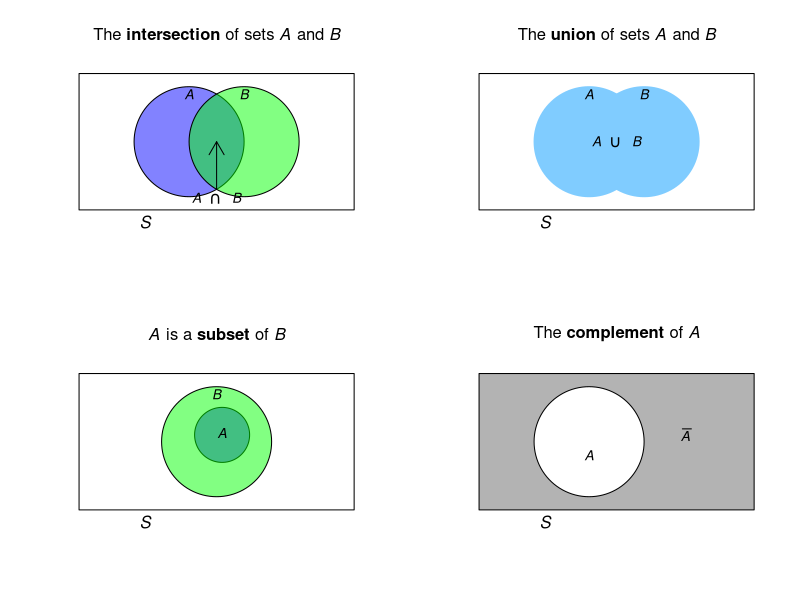
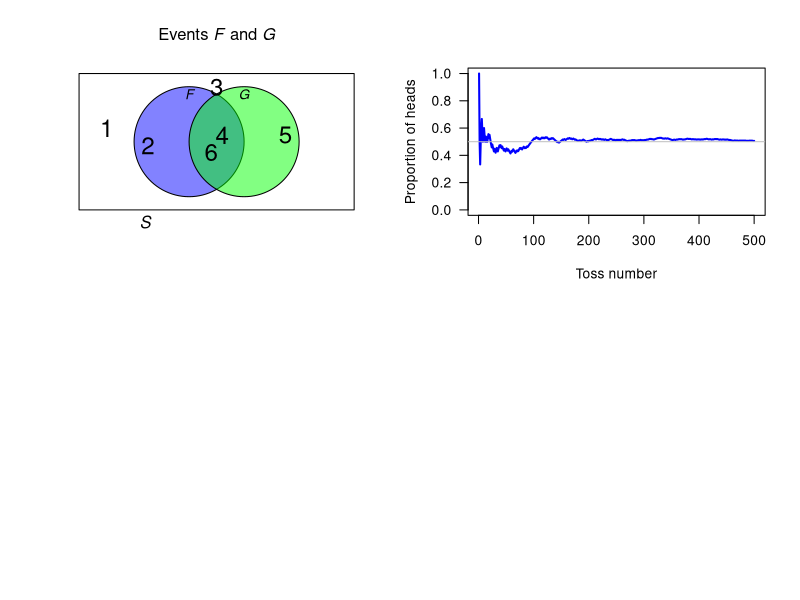

Here is the R script that generated these plots, in order:
## ---- chunk 1
#par( mar = c(0.05, 0.05, 0.05, 0.05))
par(mfrow = c(2, 2) )


colourA <- rgb(0, 0, 255, 
               max = 255, 
               alpha = 125)
colourB <- rgb(0, 255, 0, 
               max = 255, 
               alpha = 125)
colourS <- rgb(100, 100, 100, 
               max = 255, 
               alpha = 125)


### INTERSECTION
plot( x = c(0, 1),
      y = c(0, 1),
      type = "n",
      ylab = "",
      xlab = "",
      main = expression(paste("The ", bold(intersection), " of sets ", italic(A), " and ", italic(B))) ,
      axes = FALSE)


polygon( x = c(0, 0, 1, 1),
         y = c(0, 1, 1, 0))
plotrix::draw.circle(x = 0.4, 
                     y = 0.5,
                     radius = 0.2,
                     col = colourA)
plotrix::draw.circle(x = 0.6,
                     y = 0.5,
                     radius = 0.2,
                     col = colourB)
text(x = 0.4,
     y = 0.75,
     labels = expression(italic(A)), 
     pos = 3)
text(x = 0.6,
     y = 0.75,
     labels = expression(italic(B)), 
     pos = 3)
arrows( x0 = 0.5, 
        y0 = 0.15,
        x1 = 0.5,
        y1 = 0.5,
        length = 0.15,
        lwd = 1)
text(x = 0.5,
     y = 0.18,
     pos = 1,
     labels = expression(italic(A) ~~ intersect() ~~ italic(B)))
mtext(text = expression(italic(S)),
      side = 1,
      adj = 0.25)


### UNION
colour1 <- rgb(128, 204, 255, 
               max = 255) 

plot( x = c(0, 1),
      y = c(0, 1),
      type = "n",
      xlab= "",
      ylab= "",
      main = expression(paste("The ", bold(union), " of sets ", italic(A), " and ", italic(B))) ,
      axes = FALSE)


polygon( x = c(0, 0, 1, 1),
         y = c(0, 1, 1, 0))
plotrix::draw.circle(x = 0.4, 
                     y = 0.5,
                     radius = 0.2,
                     col = colour1,
                     border = colour1)
plotrix::draw.circle(x = 0.6,
                     y = 0.5,
                     radius = 0.2,
                     col = colour1,
                     border = colour1)
text(x = 0.5,
     y = 0.5,
     labels = expression(italic(A) ~~ union() ~~ italic(B)))


text(x = 0.4,
     y = 0.75,
     labels = expression(italic(A)), 
     pos = 3)
text(x = 0.6,
     y = 0.75,
     labels = expression(italic(B)), 
     pos = 3)
mtext(text = expression(italic(S)),
      side = 1,
      adj = 0.25)



### SUBSET
plot( x = c(0, 1),
      y = c(0, 1),
      type = "n",
      xlab= "",
      ylab= "",
      main = expression(paste( italic(A), " is a ", bold(subset), " of ", italic(B))) ,
      axes = FALSE)


polygon( x = c(0, 0, 1, 1),
         y = c(0, 1, 1, 0))
plotrix::draw.circle(x = 0.52, 
                     y = 0.55,
                     radius = 0.1,
                     col = colourA)
plotrix::draw.circle(x = 0.5,
                     y = 0.5,
                     radius = 0.2,
                     col = colourB)
text(x = 0.52,
     y = 0.65,
     labels = expression(italic(A)),
     pos = 1)
text(x = 0.5,
     y = 0.75,
     labels = expression(italic(B)),
     pos = 3)
mtext(text = expression(italic(S)),
      side = 1,
      adj = 0.25)




### COMPLEMENT
plot( x = c(0, 1),
      y = c(0, 1),
      type = "n",
      xlab= "",
      ylab= "",
      main = expression(paste("The ", bold(complement), " of ", italic(A) )) ,
      axes = FALSE)


polygon( x = c(0, 0, 1, 1),
         y = c(0, 1, 1, 0),
         col = colourS)
plotrix::draw.circle(x = 0.4, 
                     y = 0.5,
                     radius = 0.2,
                     col = "white")
text(x = 0.4,
     y = 0.4,
     labels = expression(italic(A)))
text(x = 0.75,
     y = 0.55,
     labels = expression(bar(italic(A))))
mtext(text = expression(italic(S)),
      side = 1,
      adj = 0.25)
## ---- chunk 2
colourF <- rgb(0, 0, 255, 
               max = 255, 
               alpha = 125)
colourG <- rgb(0, 255, 0, 
               max = 255, 
               alpha = 125)

plot( x = c(0, 1),
      y = c(0, 1),
      type = "n",
      ylab = "",
      xlab = "",
      main = expression(paste("Events ", italic(F), " and ", italic(G))) ,
      axes = FALSE)


polygon( x = c(0, 0, 1, 1),
         y = c(0, 1, 1, 0))
plotrix::draw.circle(x = 0.4, 
                     y = 0.5,
                     radius = 0.2,
                     col = colourF)
plotrix::draw.circle(x = 0.6,
                     y = 0.5,
                     radius = 0.2,
                     col = colourG)
text(x = 0.4,
     y = 0.75,
     labels = expression(italic(F)), 
     pos = 3)
text(x = 0.6,
     y = 0.75,
     labels = expression(italic(G)), 
     pos = 3)
mtext(text = expression(italic(S)),
      side = 1,
      adj = 0.25)

# The elements
text(x = c(0.1, 0.5),
     y = c(0.6, 0.9),
     cex = 1.75,
     labels = c("1",
                "3"))
text(x = c(0.52, 0.48),
     y = c(0.55, 0.42),
     cex = 1.75,
     labels = c("4",
                "6"))
text(x = 0.25,
     y = 0.47,
     cex = 1.75,
     labels = "2")
text(x = 0.75,
     y = 0.55,
     cex = 1.75,
     labels = "5" )
## ---- chunk 3
VaccTable <-  array( dim = c(2, 2))
VaccTable[1, ] <- c(200745, 33)
VaccTable[2, ] <- c(201229, 115)

colnames(VaccTable) <- c("No. treated",
                         "Paralytic cases")
rownames(VaccTable) <- c("Vaccinated",
                         "Control")

knitr::kable(VaccTable,
             caption = "The number of paralytic cases for two groups of children: one group of controls and another vaccinated with the Salk polio vaccine")
## ---- chunk 4
set.seed(966141) # For repeatability
NumTosses <- 500 # Simulated tossing a coin 500 times
Tosses <- rbinom(n = NumTosses,  # This many tosses...
                 size = 1,       # ... one toss at a time...
                 prob = 0.5)     # ...where P(Head) = 0.5
RunningTosses <- seq(1, NumTosses)  # Sequence of toss number
PropHeads <- cumsum(Tosses) / RunningTosses  # P(Heads) at each toss

plot(PropHeads,
     xlab = "Toss number",
     ylab = "Proportion of heads",
     type = "l",
     lwd = 2,
     ylim = c(0, 1),
     las = 1,
     col = "blue")
abline( h = 0.5,
        col = "grey")
## ---- chunk 5
RainTable <-  array( dim = c(3, 5))
RainTable[1, ] <- c(9, 24, 12, 27, 24)
RainTable[2, ] <- c(16, 25, 15, 28, 29)
RainTable[3, ] <- round(RainTable[1, ] / RainTable[2, ], 2)

colnames(RainTable) <- c("Phase 1",
                         "Phase 2",
                         "Phase 3",
                         "Phase 4",
                         "Phase 5")
rownames(RainTable) <- c("Days of rain",
                         "Number of days",
                         "Probability of rain")

knitr::kable(RainTable,
             caption = "The (empirical) probabilities of rainfall at Charleville during April, conditional on the SOI phases during that month.")
## ---- chunk 6
PeaTable <- array(dim = c(2, 2) )

colnames(PeaTable) <- c("Yellow", 
                        "Green")
rownames(PeaTable) <- c("Rounded", 
                        "Wrinkled")

PeaTable[1, ] <- c(0.5665,
                   0.1942)
PeaTable[2, ] <- c(0.1817,
                   0.0576)
                   
knitr::kable(PeaTable,
             caption = "The second generation results from Mendel's experiment, crossing a pure line of round yellow peas with a pure line of wrinkled green peas")

## ---- chunk 7
Die1 <- 1:6
Die2 <- 1:6

DieSum <- Die1 %o% Die2

rownames(DieSum) <- paste("Die 1:", 1:6)
colnames(DieSum) <- paste("Die 2:", 1:6)

knitr::kable(DieSum,
             caption = "The sum of rolling two dice")
## ---- chunk 8
set.seed(93671) # For reproducability
CarDoor <- sample(1:3, 
                  size = 1000,
                  replace = TRUE)
FirstChoice <- sample(1:3,
                  size = 1000,
                  replace = TRUE)

WinFirstChoice <- sum( CarDoor == FirstChoice)
WinSecondChoice <- sum( CarDoor != FirstChoice)

c(WinFirstChoice, WinSecondChoice) / 1000
## ---- chunk 9
set.seed(416893) # For reproducibility

numSimulations <- 1000 # The number of simulations
recordResults <- array( dim = numSimulations)

for (i in 1:1000){   # Do 1000 simulations, of:
   Results <- rbinom(21,       # 21 patients
                     size = 1, # Two outcomes: 0 (Cond 1 better) and 1 (Cond 2 better)
                     p = 0.5)
   recordResults[i] <- sum(Results)   
}

table(recordResults)
## ---- chunk 10
tabResults <- table(recordResults)

CAOTable <- array( dim = c(7, 7))

colnames(CAOTable) <- c("Number",
                        "Count",
                        "Percentage",
                        " ", # Spacer
                        "Number",
                        "Count",
                        "Percentage")
                        
CAOTable[, 1] <- names(tabResults)[1:7]
CAOTable[, 5] <- names(tabResults)[8:14]

CAOTable[, 2] <- tabResults[1:7]
CAOTable[, 6] <- tabResults[8:14]

CAOTable[, 3] <- round( as.numeric(CAOTable[, 2]) / numSimulations * 100, 1)
CAOTable[, 7] <- round( as.numeric(CAOTable[, 6]) / numSimulations * 100, 1)

knitr::kable(CAOTable,
             caption = "The results of the CAO simulation")
                       
